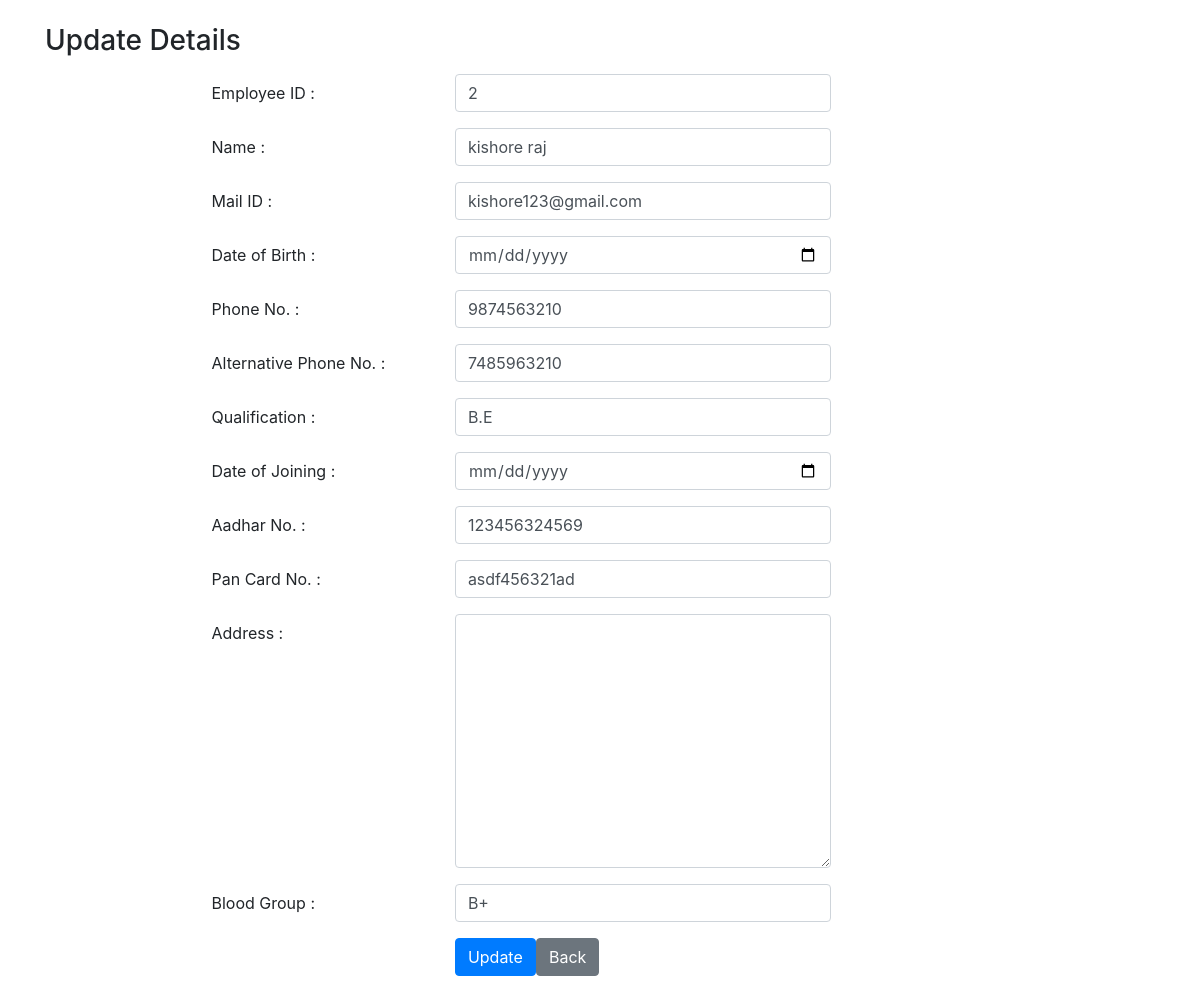
/edit/18 (signed in), run on the app's committed database.
### bankapp/models.py (models this page shows, shortened)
class Employee(models.Model):
    eid = models.IntegerField( default='')
    ename = models.CharField(max_length=100, default='')
    email = models.EmailField(default='')
    dob = models.DateField(default='')
    econtact = models.BigIntegerField( default='')
    econtact2 = models.BigIntegerField(default='')
    qualification = models.CharField(max_length=50, default='')
    doj = models.DateField(default='')
    aadhar = models.CharField(max_length=100)
    pan = models.CharField(max_length=100, default='')
    address = models.TextField(max_length=100, default='')
    blood = models.CharField(max_length=50, default='')

### bankapp/views.py (the view)
# urls.py: path('edit/<int:id>', views.edit),
@login_required(login_url='login')
def edit(request,id):
    employee = Employee.objects.get(id=id)
    return render(request, 'edit2.html', {'employee':employee})

### templates/edit2.html (shortened to what this page needs)
<!DOCTYPE html>
<html lang="en">
<head>
    <link rel="stylesheet" href="https://cdn.jsdelivr.net/npm/bootstrap@4.6.2/dist/css/bootstrap.min.css">
</head>
<body>
    <div class="container">
        <br>
            <h3>Update Details</h3>
        <form method="POST" action="/update/{{employee.id}}" style="margin-left: 15%;">
            <div class="form-group row">
                <label for="inputEmployeeId" class="col-sm-3 col-form-label">Employee ID :</label>
                <div class="col-sm-5">
                    <input type="number" class="form-control" id="inputEmployeeId" name="eid" value="{{ employee.eid }}">
                </div>
            </div>
            <div class="form-group row">
                <label for="inputName" class="col-sm-3 col-form-label">Name :</label>
                <div class="col-sm-5">
                    <input type="text" class="form-control" id="inputName" name="ename" value="{{ employee.ename }}">
                </div>
            </div>
            <div class="form-group row">
                <label for="inputMailId" class="col-sm-3 col-form-label">Mail ID :</label>
                <div class="col-sm-5">
                    <input type="email" class="form-control" id="inputMailId" name="email" value="{{ employee.email }}">
                </div>
            </div>
            <div class="form-group row">
                <label for="inputDob" class="col-sm-3 col-form-label">Date of Birth :</label>
                <div class="col-sm-5">
                    <input type="date" class="form-control" id="inputDob" name="dob" value="{{ employee.dob }}">
                </div>
            </div>
            <div class="form-group row">
                <label for="inputPhoneNo" class="col-sm-3 col-form-label">Phone No. :</label>
                <div class="col-sm-5">
                    <input type="number" class="form-control" id="inputPhoneNo" name="econtact" value="{{ employee.econtact }}">
                </div>
            </div>
            <div class="form-group row">
                <label for="inputAphoneNo" class="col-sm-3 col-form-label">Alternative Phone No. :</label>
                <div class="col-sm-5">
                    <input type="number" class="form-control" id="inputAphoneNo" name="econtact2" value="{{ employee.econtact2 }}">
                </div>
            </div>
            <div class="form-group row">
                <label for="inputQualification" class="col-sm-3 col-form-label">Qualification :</label>
                <div class="col-sm-5">
                    <input type="text" class="form-control" id="inputQualification" name="qualification" value="{{ employee.qualification }}">
                </div>
            </div>
            <div class="form-group row">
                <label for="inputDoj" class="col-sm-3 col-form-label">Date of Joining :</label>
                <div class="col-sm-5">
                    <input type="date" class="form-control" id="inputDoj" name="doj" value="{{ employee.doj }}">
                </div>
            </div>
            <div class="form-group row">
                <label for="inputAadhar" class="col-sm-3 col-form-label">Aadhar No. :</label>
                <div class="col-sm-5">
                    <input type="number" class="form-control" id="inputAadhar" name="aadhar" value="{{ employee.aadhar }}">
                </div>
            </div>
            <div class="form-group row">
                <label for="inputPan" class="col-sm-3 col-form-label">Pan Card No. :</label>
                <div class="col-sm-5">
                    <input type="text" class="form-control" id="inputPan" name="pan" value="{{ employee.pan }}">
                </div>
            </div>
            <div class="form-group row">
                <label for="inputAddress" class="col-sm-3 col-form-label">Address :</label>
                <div class="col-sm-5">
                    <textarea type="text" class="form-control" id="inputAddress" name="address" cols="30" rows="10" value="{{ employee.address }}"></textarea>
                </div>
            </div>
            <div class="form-group row">
                <label for="inputBloodgroup" class="col-sm-3 col-form-label">Blood Group :</label>
                <div class="col-sm-5">
                    <input type="text" class="form-control" id="inputBloodgroup" name="blood" value="{{ employee.blood }}">
                </div>
            </div>
            <div class="form-group row">
                <div class="col-sm-3"></div>
                <div class="col-sm-1">
                    <button type="submit" class="btn btn-primary">Update</button>
                </div>
                <div class="col-sm-2">
                    <a href="/show" class="btn btn-secondary">Back</a>
                </div>
            </div>
        </form>
    </div>
</body>
</html>

### data on the page
Employee: eid "2", ename "kishore raj", email "kishore123@gmail.com", econtact "9874563210", econtact2 "7485963210", qualification "B.E", aadhar "123456324569", pan "asdf456321ad", blood "B+"
